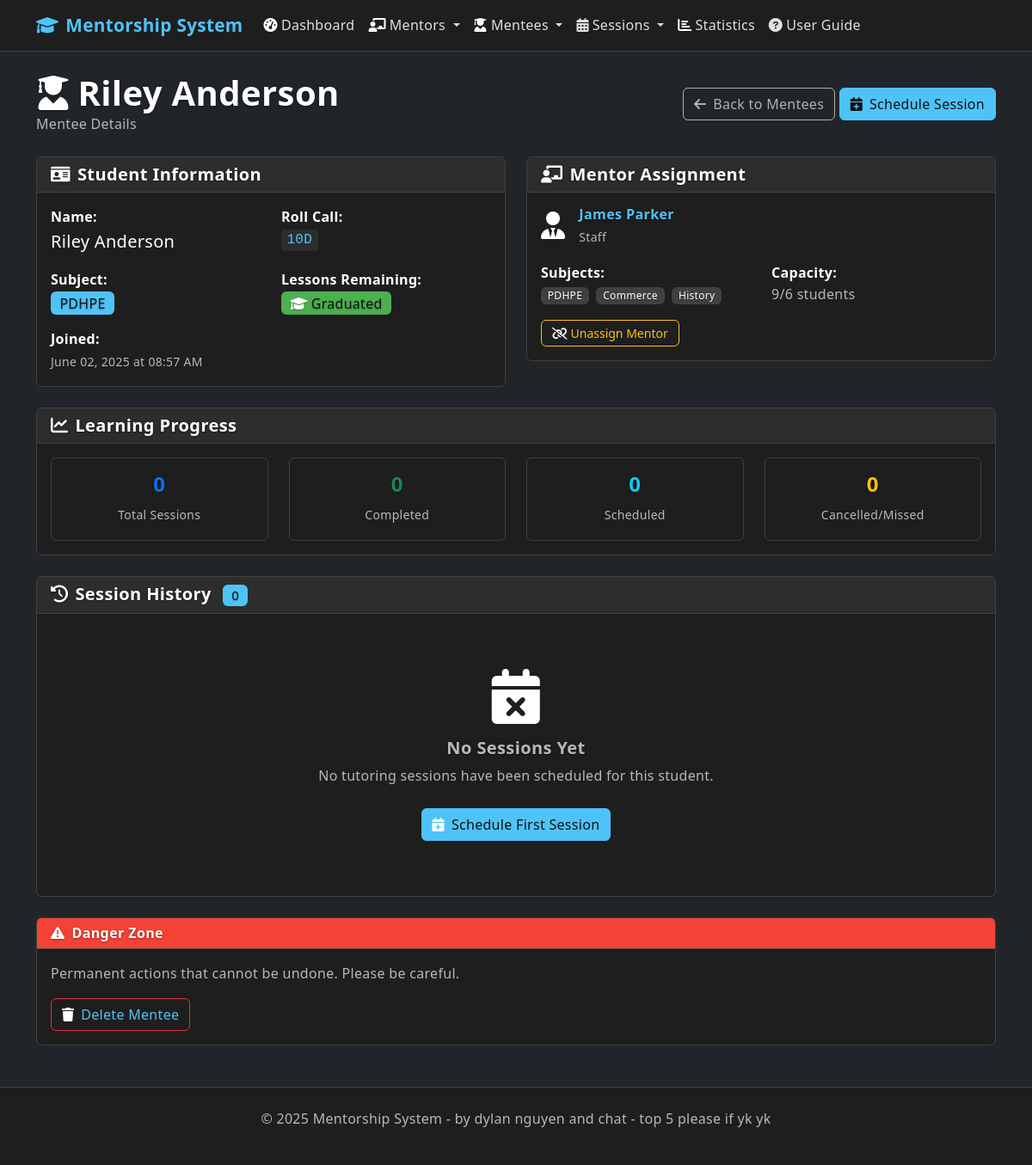
The page /mentee/1 on the database as committed earlier.
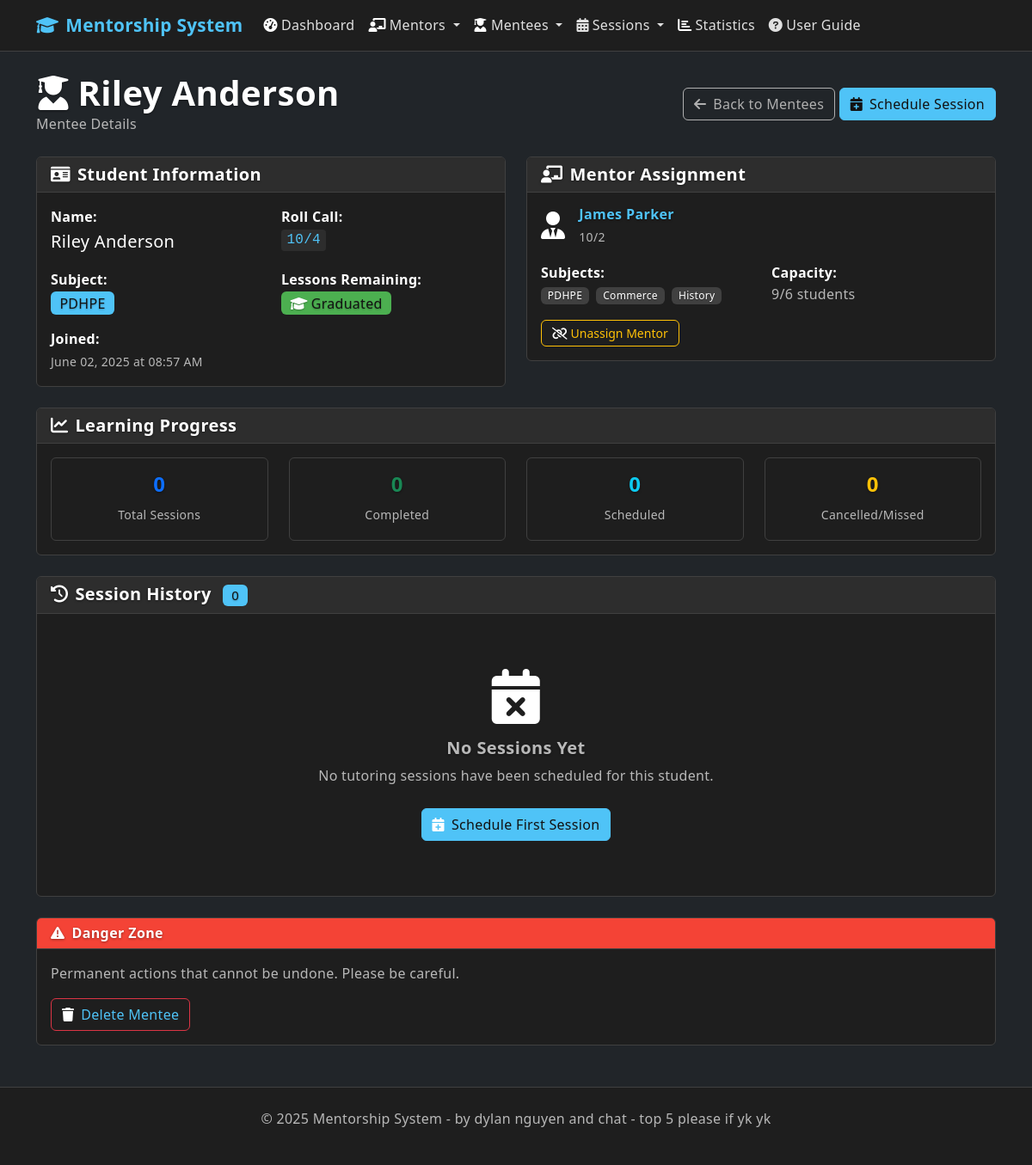
The same page on the database as committed later.
### app.py (models this page shows, shortened)
class Mentee(db.Model):
    id = db.Column(db.Integer, primary_key=True)
    name = db.Column(db.String(100), nullable=False)
    roll_call = db.Column(db.String(20), nullable=False)  # Multiple students can be in same class
    subject = db.Column(db.String(100), nullable=False)  # Increased length for longer subject names
    lessons_remaining = db.Column(db.Integer, default=0)
    mentor_id = db.Column(db.Integer, db.ForeignKey('mentor.id'), nullable=True)
    created_at = db.Column(db.DateTime, default=datetime.utcnow)
    sessions = db.relationship('Session', backref='mentee', lazy=True)

class Mentor(db.Model):
    id = db.Column(db.Integer, primary_key=True)
    name = db.Column(db.String(100), nullable=False)
    roll_call = db.Column(db.String(20), nullable=False)  # Multiple mentors can be in same class
    subjects = db.Column(db.String(500), nullable=False)  # Increased length for more subjects
    max_mentees = db.Column(db.Integer, default=5)
    created_at = db.Column(db.DateTime, default=datetime.utcnow)
    mentees = db.relationship('Mentee', backref='assigned_mentor', lazy=True)
    sessions = db.relationship('Session', backref='mentor', lazy=True)

### app.py (the view)
@app.route('/mentee/<int:id>')
def mentee_detail(id):
    mentee = Mentee.query.get_or_404(id)
    return render_template('mentee_detail.html', mentee=mentee)

### templates/mentee_detail.html (shortened to what the changed rows need)
{% extends "base.html" %}
{% block content %}
<div class="row">
    <div class="col-12">
        <div class="d-flex justify-content-between align-items-center mb-4">
            <div>
                <h1 class="mb-0">
                    <i class="fas fa-user-graduate me-2"></i>{{ mentee.name }}
                </h1>
                <p class="text-muted mb-0">Mentee Details</p>
            </div>
        </div>
    </div>
</div>
<div class="row mb-4">
    <div class="col-md-6">
        <div class="card">
            <div class="card-body">
                <div class="row">
                    <div class="col-sm-6 mb-3">
                        <strong>Name:</strong><br>
                        <span class="fs-5">{{ mentee.name }}</span>
                    </div>
                    <div class="col-sm-6 mb-3">
                        <strong>Roll Call:</strong><br>
                        <code class="fs-6">{{ mentee.roll_call }}</code>
                    </div>
                    <div class="col-sm-6 mb-3">
                        <strong>Subject:</strong><br>
                        <span class="badge bg-primary fs-6">{{ mentee.subject }}</span>
                    </div>
                    <div class="col-12">
                        <strong>Joined:</strong><br>
                        <small class="text-muted">{{ mentee.created_at.strftime('%B %d, %Y at %I:%M %p') }}</small>
                    </div>
                </div>
            </div>
        </div>
    </div>
    <div class="col-md-6">
        <div class="card">
            <div class="card-body">
                {% if mentee.assigned_mentor %}
                    <div class="d-flex align-items-center mb-3">
                        <div class="me-3">
                            <i class="fas fa-user-tie fa-2x text-primary"></i>
                        </div>
                        <div>
                            <h6 class="mb-1">
                                <a href="{{ url_for('mentor_detail', id=mentee.assigned_mentor.id) }}"
                                   class="text-decoration-none">
                                    {{ mentee.assigned_mentor.name }}
                                </a>
                            </h6>
                            <small class="text-muted">{{ mentee.assigned_mentor.roll_call }}</small>
                        </div>
                    </div>
                    <div class="row">
                        <div class="col-6">
                            <strong>Subjects:</strong><br>
                            {% for subject in mentee.assigned_mentor.subjects.split(',') %}
                                <span class="badge bg-secondary me-1">{{ subject.strip() }}</span>
                            {% endfor %}
                        </div>
                        <div class="col-6">
                            <strong>Capacity:</strong><br>
                            <span class="text-muted">{{ mentee.assigned_mentor.mentees|length }}/{{ mentee.assigned_mentor.max_mentees }} students</span>
                        </div>
                    </div>
                    <div class="mt-3">
                        <form method="POST" action="{{ url_for('unassign_mentor', id=mentee.id) }}" class="d-inline">
                            <button type="submit" class="btn btn-outline-warning btn-sm"
                                    onclick="return confirm('Are you sure you want to unassign this mentor?')">
                                <i class="fas fa-unlink me-1"></i>Unassign Mentor
                            </button>
                        </form>
                    </div>
                {% endif %}
            </div>
        </div>
    </div>
</div>
                {% set total_sessions = sessions|length %}
                {% set completed_sessions = sessions|selectattr('status', 'equalto', 'completed')|list|length %}
                {% set scheduled_sessions = sessions|selectattr('status', 'equalto', 'scheduled')|list|length %}
                {% set cancelled_sessions = sessions|selectattr('status', 'in', ['cancelled', 'missed'])|list|length %}
{% endblock %}

Rows that differ between the two databases and show on the page:
changed Mentee "Riley Anderson": roll_call "10D" → "10/4"
changed Mentor "James Parker": assigned_mentor.roll_call "Staff" → "10/2"
